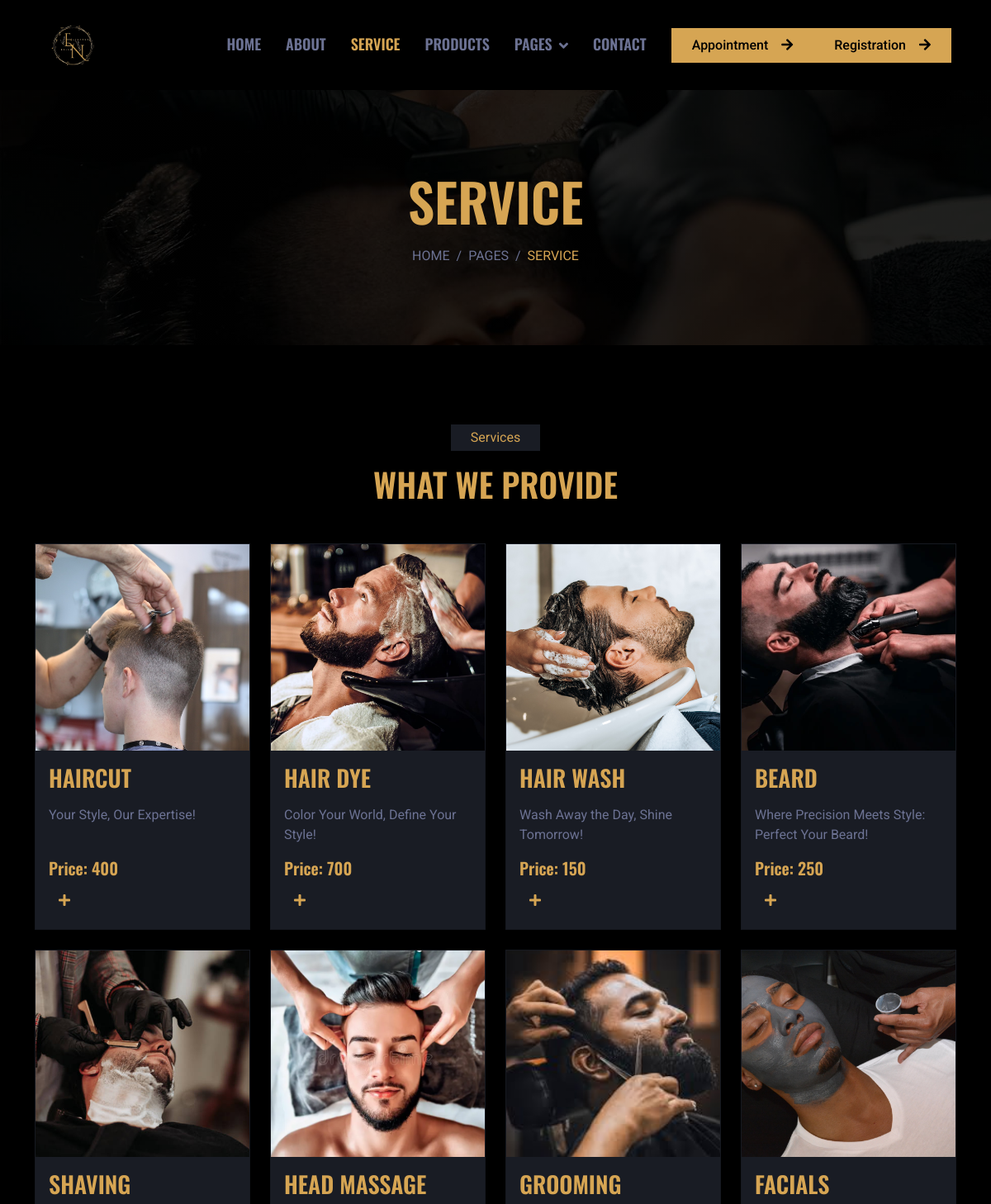
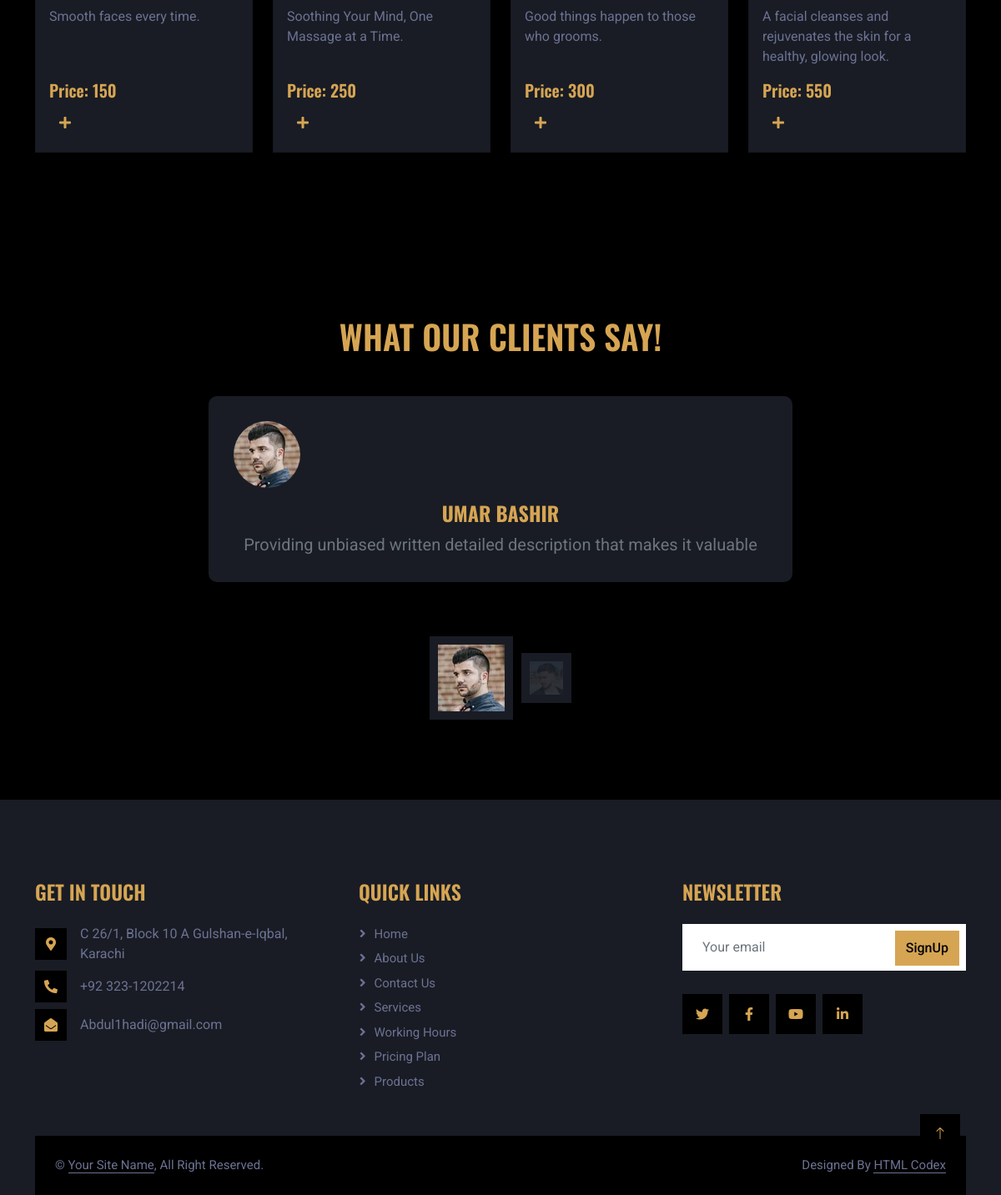
The app's page /service.php with its own data (2 pictures, top to bottom).
### tables this page shows
CREATE TABLE `service` (
  `id` int(11) NOT NULL,
  `Image` varchar(255) DEFAULT NULL,
  `Title` varchar(255) DEFAULT NULL,
  `Description` varchar(255) DEFAULT NULL,
  `Price` varchar(255) DEFAULT NULL
);

CREATE TABLE `feedback` (
  `id` int(200) NOT NULL,
  `Client_Name` varchar(200) NOT NULL,
  `Message` varchar(200) NOT NULL,
  `Email` varchar(200) NOT NULL,
  `image` text NOT NULL
);

### service.php (the view, shortened to what this page needs)
<?php
include 'config.php'
?>
<!DOCTYPE html>
<html lang="en">
<head>
    <link href="https://cdnjs.cloudflare.com/ajax/libs/font-awesome/5.10.0/css/all.min.css" rel="stylesheet">
    <link href="https://cdn.jsdelivr.net/npm/bootstrap-icons@1.4.1/font/bootstrap-icons.css" rel="stylesheet">
    <link href="lib/animate/animate.min.css" rel="stylesheet">
    <link href="lib/owlcarousel/assets/owl.carousel.min.css" rel="stylesheet">
    <link href="css/bootstrap.min.css" rel="stylesheet">
    <link href="css/style.css" rel="stylesheet">
</head>
<body>
<nav
  class="navbar navbar-expand-lg navbar-dark sticky-top py-lg-0 px-lg-5 wow fadeIn"
  data-wow-delay="0.1s"
>
  <a href="index.php" class="navbar-brand ms-4 ms-lg-0">
    <h1 class="mb-0 text-uppercase">
      <img
        src="img/bgremove.png"
        style="width: 80px; background-color: black"
        alt="Logo"
      />
    </h1>
  </a>
  <div class="collapse navbar-collapse" id="navbarCollapse">
    <div class="navbar-nav ms-auto p-4 p-lg-0">
      <a href="index.php" class="nav-item nav-link ">Home</a>
      <a href="about.php" class="nav-item nav-link">About</a>
      <a href="service.php" class="nav-item nav-link active">Service</a>
      <a href="products.php" class="nav-item nav-link ">Products</a>
      <div class="nav-item dropdown">
                    <a href="#" class="nav-link dropdown-toggle " data-bs-toggle="dropdown">Pages</a>
                </div>
      <a href="contact.php" class="nav-item nav-link">Contact</a>
    </div>
    <a href="appointment/appointment.php" class="btn rounded-0 py-2 px-lg-4 d-none d-lg-block mr-2"
      >Appointment<i class="fa fa-arrow-right ms-3"></i
    ></a>
  </div>
  <?php if (isset($_SESSION['username'])): ?>
        <div class="nav-item dropdown">
          <a
            href="#"
            class="nav-link dropdown-toggle"
            data-bs-toggle="dropdown"
          >
            <?php echo htmlspecialchars($_SESSION['username']); ?>
          </a>
          <div class="dropdown-menu dropdown-menu-end">
          <a href="show_profile/show_profile.php" class="dropdown-item">Profile</a>
            <a href="registration/logout.php" class="dropdown-item">Logout</a>
          </div>
        </div>
      <?php else: ?>
        <a href="registration/signup.php" class="btn rounded-0 py-2 px-lg-4 d-none d-lg-block"
          >Registration<i class="fa fa-arrow-right ms-3"></i
        ></a>
      <?php endif; ?>
</nav>
    <div class="container-fluid page-header py-5 mb-5 wow fadeIn" data-wow-delay="0.1s">
        <div class="container text-center py-5">
            <h1 class="display-3  text-uppercase mb-3 animated slideInDown">Service</h1>
            <nav aria-label="breadcrumb animated slideInDown">
                <ol class="breadcrumb justify-content-center text-uppercase mb-0">
                    <li class="breadcrumb-item"><a style="color: #6C7293;" href="#">Home</a></li>
                    <li class="breadcrumb-item"><a style="color: #6C7293;" href="#">Pages</a></li>
                    <li style="color: #d6a553;" class="breadcrumb-item  active" aria-current="page">Service</li>
                </ol>
            </nav>
        </div>
    </div>
  <div class="container-xxl py-5" style="margin-bottom: 100px;">
    <div class="container">
      <div class="text-center mx-auto mb-5 wow fadeInUp" data-wow-delay="0.1s" style="max-width: 600px">
        <p class="d-inline-block bg-secondary py-1 px-4">Services</p>
        <h1 class="text-uppercase">What We Provide</h1>
      </div>
      <div class="row g-4">
        <?php
        $sqli = "SELECT * FROM `service`";
        $val = mysqli_query($conn, $sqli);
        while ($row = mysqli_fetch_assoc($val)) {
        ?>
          <div class="col-lg-3 col-md-6 wow fadeInUp" data-wow-delay="0.1s" style="background-color: black;">
            <div class="card h-100" style="background-color: #191C24; transition: transform 0.3s ease, box-shadow 0.3s ease;">
              <div style="height: 250px; display: flex; justify-content: center; align-items: center;">
                <img src="<?php echo "../project/p_imgs/" . $row['Image']; ?>" class="card-img-top" alt="Product Image" style="width: 100%; height: 250px; object-fit: cover;">
              </div>
              <div class="card-body d-flex flex-column" style="background-color: #191C24; color: white;">
                <h3 class="text-uppercase mb-3"><?php echo $row['Title']; ?></h3>
                <p id="para"><?php echo $row['Description']; ?></p>
                <h5 class="mt-auto">Price: <span class="text-uppercase"><?php echo $row['Price']; ?></span></h5>
                <a class="btn btn-square" href="appointment/appointment.php"><i class="fa fa-plus"></i></a>
              </div>
            </div>
          </div>
        <?php
        }
        ?>
      </div>
    </div>
  </div>
 <div class="container-xxl py-5">
  <div class="container">
    <div
      class="text-center mx-auto mb-5 wow fadeInUp"
      data-wow-delay="0.1s"
      style="max-width: 600px">
      <h1 class="text-uppercase">What Our Clients Say!</h1>
    </div>
    <div
      class="owl-carousel testimonial-carousel wow fadeInUp"
      data-wow-delay="0.1s">
      <?php
          $sqli = "SELECT * FROM feedback";
          $val = mysqli_query($conn, $sqli);
          while ($row = mysqli_fetch_assoc($val)) {
              ?>
              <div class="testimonial-item text-center" data-dot="<img class='img-fluid' src='<?php echo 'p_imgs/' . $row['image']; ?>' alt=''>">
                <img class="img-fluid rounded-circle mb-3" src="<?php echo 'p_imgs/' . $row['image']; ?>" alt="Client Image" style="width: 80px; height: 80px; object-fit: cover;">
                <h4 class="text-uppercase"><?php echo htmlspecialchars($row['Client_Name']); ?></h4>
                <span class="fs-5"><?php echo htmlspecialchars($row['Message']); ?></span>
              </div>
              <?php
          }
      ?>
    </div>
  </div>
</div>
 <div
      class="container-fluid bg-secondary text-light footer mt-5 pt-5 wow fadeIn"
      data-wow-delay="0.1s"
    >
      <div class="container py-5">
        <div class="row g-5">
          <div class="col-lg-4 col-md-6">
            <h4 class="text-uppercase mb-4">Get In Touch</h4>
            <div  class="d-flex align-items-center mb-2">
              <div id="icon" class="btn-square  flex-shrink-0 me-3">
                <span  class="fa fa-map-marker-alt"></span>
              </div>
              <span id="con">C 26/1, Block 10 A Gulshan-e-Iqbal, Karachi</span>
            </div>
            <div  class="d-flex align-items-center mb-2">
              <div id="icon"  class="btn-square  flex-shrink-0 me-3">
                <span  class="fa fa-phone-alt"></span>
              </div>
              <span id="con">+92 323-1202214</span>
            </div>
            <div  class="d-flex align-items-center">
              <div id="icon" class="btn-square  flex-shrink-0 me-3">
                <span  class="fa fa-envelope-open"></span>
              </div>
              <span id="con">Abdul1hadi@gmail.com</span>
            </div>
          </div>
          <div class="col-lg-4 col-md-6">
          <h4 class="text-uppercase mb-4">Quick Links</h4>
          <a class="btn btn-link" href="index.php">Home </a>
          <a class="btn btn-link" href="about.php">About Us</a>
          <a class="btn btn-link" href="contact.php">Contact Us</a>
          <a class="btn btn-link" href="service.php">Services</a>
          <a class="btn btn-link" href="open.php">Working Hours</a>
          <a class="btn btn-link" href="price.php">pricing plan</a>
          <a class="btn btn-link" href="products.php">products</a>
          </div>
          <div class="col-lg-4 col-md-6">
            <h4 class="text-uppercase mb-4">Newsletter</h4>
            <div class="position-relative mb-4">
              <input
                class="form-control border-0 w-100 py-3 ps-4 pe-5"
                type="text"
                placeholder="Your email"
              />
              <button
                type="button"
                class="btn py-2 position-absolute top-0 end-0 mt-2 me-2"
              >
                SignUp
              </button>
            </div>
            <div  class="d-flex pt-1 m-n1">
              <a id="icon"class="btn btn-lg-square btn-dark m-1" href=""
                ><i class="fab fa-twitter"></i
              ></a>
              <a id="icon"class="btn btn-lg-square btn-dark m-1" href=""
                ><i class="fab fa-facebook-f"></i
              ></a>
              <a id="icon"class="btn btn-lg-square btn-dark m-1" href=""
                ><i class="fab fa-youtube"></i
              ></a>
              <a id="icon"class="btn btn-lg-square btn-dark m-1" href=""
                ><i class="fab fa-linkedin-in"></i
              ></a>
            </div>
          </div>
        </div>
      </div>
      <div class="container">
        <div class="copyright">
          <div class="row">
            <div class="col-md-6 text-center text-md-start mb-3 mb-md-0">
              &copy; <a class="border-bottom" href="#">Your Site Name</a>, All
              Right Reserved.
            </div>
            <div class="col-md-6 text-center text-md-end">
              Designed By
              <a class="border-bottom" href="https://htmlcodex.com"
                >HTML Codex</a
              >
            </div>
          </div>
        </div>
      </div>
    </div>
    <a href="#"  class="btn btn-lg-square back-to-top bg-dark m-1"
      ><i style="color: #d6a553 " class="bi bi-arrow-up"></i
    ></a>
</body>
</html>

### css/style.css (style rules this page uses)
body { background-color: black; color: #d6a553; }
.navbar { background-color: black; }
.navbar .nav-link { color: #d6a553; }
.footer a { color: #d6a553; text-decoration: none; background-color: transparent; transition: color 0.3s; }
.footer .btn-square { transition: color 0.3s; }
.navbar-brand img { max-width: 100%; height: auto; }
.btn { background-color: #d6a553; color: black; }
.btn-square { background-color: transparent; color: #d6a553; }
#icon { background-color: black; }
#para { color: #6C7293; }
:root { --primary:#d6a553 ; --secondary: #191C24; --light: #6C7293; --dark: #000000; }
.back-to-top { position: fixed; display: none; right: 45px; bottom: 45px; z-index: 99; }
.fs-5 { color :#6C7293; }
.btn { font-weight: 500; transition: .5s; }
.btn-square { width: 38px; height: 38px; }
.btn-lg-square { width: 48px; height: 48px; }
.btn-square, .btn-sm-square, .btn-lg-square { padding: 0; display: flex; align-items: center; justify-content: center; font-weight: normal; }
.navbar .dropdown-toggle::after { border: none; content: "\f107"; font-family: "Font Awesome 5 Free"; font-weight: 900; vertical-align: middle; margin-left: 8px; }
.navbar .navbar-nav .nav-link { margin-right: 30px; padding: 40px 0; color: var(--light); font-family: 'Oswald', sans-serif; font-size: 18px; font-weight: 600; text-transform: uppercase; outline: none; }
h3,h4,h5,h6 { color:#d6a553; }
h1 { color: #d6a553; }
.navbar .navbar-nav .nav-link:hover, .navbar .navbar-nav .nav-link.active { color: var(--primary); }
.navbar.sticky-top { top: -100px; transition: .5s; }
.page-header { background: linear-gradient(rgba(0, 0, 0, .85), rgba(0, 0, 0, .85)), url(../img/carousel-1.jpg) center center no-repeat; background-size: cover; }
.breadcrumb-item + .breadcrumb-item::before { color: var(--light); }
.testimonial-carousel { max-width: 700px; margin: 0 auto; }
.testimonial-item { padding: 30px; border-radius: 10px; background-color: #191C24; transition: transform 0.3s; }
.testimonial-item h4 { margin-top: 15px; font-weight: bold; }
.testimonial-item span { color: #6c757d; }
.footer .btn.btn-link { display: block; margin-bottom: 5px; padding: 0; text-align: left; color: var(--light); font-size: 15px; font-weight: normal; text-transform: capitalize; transition: .3s; }
.footer .btn.btn-link::before { position: relative; content: "\f105"; font-family: "Font Awesome 5 Free"; font-weight: 900; margin-right: 10px; }
.footer .copyright { padding: 1.5rem; font-size: 15px; background: var(--dark); }
.footer .copyright a { color: var(--light); }

### service.php (style rules this page uses)
.testimonial-item { padding: 30px; border-radius: 10px; background-color: #191C24; transition: transform 0.3s; }
.testimonial-item h4 { margin-top: 15px; font-weight: bold; }
.testimonial-item span { color: #6c757d; }

### records on screen
service: Image (picture), Title "HAIRCUT", Description "Your Style, Our Expertise!", Price "400"
service: Image (picture), Title "HAIR DYE", Description "Color Your World, Define Your Style!", Price "700"
service: Image (picture), Title "HAIR WASH", Description "Wash Away the Day, Shine Tomorrow!", Price "150"
service: Image (picture), Title "BEARD", Description "Where Precision Meets Style: Perfect Your Beard!", Price "250"
service: Image (picture), Title "SHAVING", Description "Smooth faces every time.", Price "150"
service: Image (picture), Title "HEAD MASSAGE", Description "Soothing Your Mind, One Massage at a Time.", Price "250"
service: Image (picture), Title "GROOMING", Description "Good things happen to those who grooms.", Price "300"
service: Image (picture), Title "FACIALS", Description "A facial cleanses and rejuvenates the skin for a healthy, glowing look.", Price "550"
feedback: image (picture), Client_Name "UMAR BASHIR", Message "Providing unbiased written detailed description that makes it valuable"
